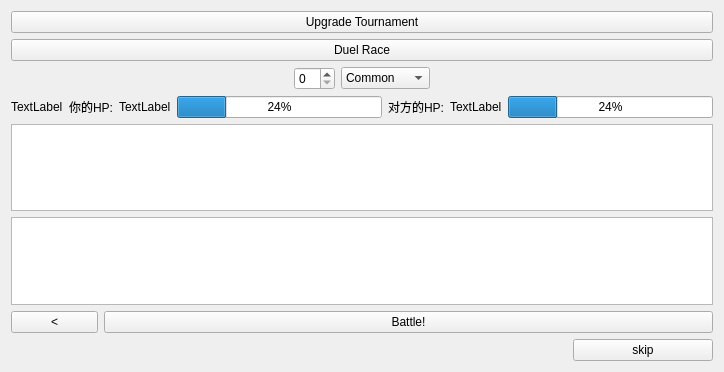
<?xml version="1.0" encoding="UTF-8"?>
<ui version="4.0">
 <class>Battle</class>
 <widget class="QWidget" name="Battle">
  <property name="geometry">
   <rect>
    <x>0</x>
    <y>0</y>
    <width>724</width>
    <height>372</height>
   </rect>
  </property>
  <property name="windowTitle">
   <string>Form</string>
  </property>
  <layout class="QVBoxLayout" name="verticalLayout">
   <item>
    <widget class="QPushButton" name="pushButton_UpTour">
     <property name="text">
      <string>Upgrade Tournament</string>
     </property>
    </widget>
   </item>
   <item>
    <widget class="QPushButton" name="pushButton_DuRace">
     <property name="text">
      <string>Duel Race</string>
     </property>
    </widget>
   </item>
   <item>
    <layout class="QHBoxLayout" name="horizontalLayout_4">
     <item>
      <spacer name="horizontalSpacer_2">
       <property name="orientation">
        <enum>Qt::Horizontal</enum>
       </property>
       <property name="sizeHint" stdset="0">
        <size>
         <width>40</width>
         <height>20</height>
        </size>
       </property>
      </spacer>
     </item>
     <item>
      <widget class="QSpinBox" name="spinBox_level"/>
     </item>
     <item>
      <widget class="QComboBox" name="comboBox_rarity">
       <item>
        <property name="text">
         <string>Common</string>
        </property>
       </item>
       <item>
        <property name="text">
         <string>Rare</string>
        </property>
       </item>
       <item>
        <property name="text">
         <string>Epic</string>
        </property>
       </item>
       <item>
        <property name="text">
         <string>Legendary</string>
        </property>
       </item>
      </widget>
     </item>
     <item>
      <spacer name="horizontalSpacer_3">
       <property name="orientation">
        <enum>Qt::Horizontal</enum>
       </property>
       <property name="sizeHint" stdset="0">
        <size>
         <width>40</width>
         <height>20</height>
        </size>
       </property>
      </spacer>
     </item>
    </layout>
   </item>
   <item>
    <layout class="QHBoxLayout" name="horizontalLayout_3">
     <item>
      <widget class="QLabel" name="label_type">
       <property name="text">
        <string>TextLabel</string>
       </property>
      </widget>
     </item>
     <item>
      <widget class="QLabel" name="label_infoA">
       <property name="text">
        <string>你的HP:</string>
       </property>
      </widget>
     </item>
     <item>
      <widget class="QLabel" name="label_HPA">
       <property name="text">
        <string>TextLabel</string>
       </property>
      </widget>
     </item>
     <item>
      <widget class="QProgressBar" name="progressBar_A">
       <property name="value">
        <number>24</number>
       </property>
      </widget>
     </item>
     <item>
      <widget class="QLabel" name="label_infoB">
       <property name="text">
        <string>对方的HP:</string>
       </property>
      </widget>
     </item>
     <item>
      <widget class="QLabel" name="label_HPB">
       <property name="text">
        <string>TextLabel</string>
       </property>
      </widget>
     </item>
     <item>
      <widget class="QProgressBar" name="progressBar_B">
       <property name="value">
        <number>24</number>
       </property>
      </widget>
     </item>
    </layout>
   </item>
   <item>
    <widget class="QTableView" name="tableView_chellenges"/>
   </item>
   <item>
    <widget class="QTextBrowser" name="textBrowser_info"/>
   </item>
   <item>
    <layout class="QHBoxLayout" name="horizontalLayout" stretch="1,7">
     <item>
      <widget class="QPushButton" name="pushButton_back">
       <property name="text">
        <string>&lt;</string>
       </property>
      </widget>
     </item>
     <item>
      <widget class="QPushButton" name="pushButton_Battle">
       <property name="text">
        <string>Battle!</string>
       </property>
      </widget>
     </item>
    </layout>
   </item>
   <item>
    <layout class="QHBoxLayout" name="horizontalLayout_2" stretch="4,1">
     <item>
      <spacer name="horizontalSpacer">
       <property name="orientation">
        <enum>Qt::Horizontal</enum>
       </property>
       <property name="sizeHint" stdset="0">
        <size>
         <width>40</width>
         <height>20</height>
        </size>
       </property>
      </spacer>
     </item>
     <item>
      <widget class="QPushButton" name="pushButton_skip">
       <property name="text">
        <string>skip</string>
       </property>
      </widget>
     </item>
    </layout>
   </item>
  </layout>
 </widget>
 <resources/>
 <connections/>
</ui>
